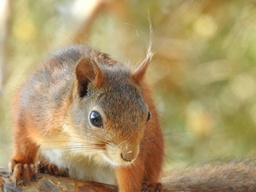
#> input picture optimized_photo.jpg, 256 x 192 px, shrunk from 4608 x 3456 before the run
$ python robust_quality_compare.py ../optimized_photo.jpg ../optimized_photo.jpg
#> lines starting #> are read from the running program, lines starting #| are printed output that depends on the picture
#> in main, im is the input picture: PIL image 256x192 RGB; mean R, G, B 171.3, 150.6, 105.2
#!/usr/bin/env python3
"""Compare two same-size RGB images for visible Robust DWT artifacts.

Only compares image quality; it does not prove message recoverability or
steganalytic security. No ML/computer vision models are required.
"""
from __future__ import annotations

import argparse
import csv
import hashlib
import json
import math
from pathlib import Path

import numpy as np
from PIL import Image, ImageOps
from scipy.ndimage import gaussian_filter


def _luma(rgb: np.ndarray) -> np.ndarray:
    """Display-oriented Rec.601 luma approximation on 8-bit RGB."""
    return rgb @ np.array([0.299, 0.587, 0.114])


def _ssim_map(a: np.ndarray, b: np.ndarray) -> np.ndarray:
    """Luminance SSIM map with an 11x11 Gaussian window (sigma=1.5)."""
    def blur(x: np.ndarray) -> np.ndarray:
        return gaussian_filter(x, sigma=1.5, truncate=3.5, mode="reflect")

    ma, mb = blur(a), blur(b)
    va = np.maximum(blur(a * a) - ma * ma, 0)
    vb = np.maximum(blur(b * b) - mb * mb, 0)
    cov = blur(a * b) - ma * mb
    c1, c2 = (0.01 * 255) ** 2, (0.03 * 255) ** 2
    return ((2 * ma * mb + c1) * (2 * cov + c2)) / (
        (ma * ma + mb * mb + c1) * (va + vb + c2)
    )


def quality_metrics(reference: Image.Image, candidate: Image.Image) -> dict:
    """Full-reference metrics; no resizing or image registration is performed."""
    if reference.size != candidate.size:
        raise ValueError(
            f"Image dimensions differ: {reference.size} vs {candidate.size}; "
            "use --resize-reference only if it matches the encoder's preprocessing"
        )

    a = np.asarray(reference.convert("RGB"), dtype=np.float64)
    b = np.asarray(candidate.convert("RGB"), dtype=np.float64)
    diff = b - a
#> diff: shape (192, 256, 3) float64; every value is 0
    abs_rgb = np.abs(diff)
    pixel_max = abs_rgb.max(axis=2)
#> pixel_max: shape (192, 256) float64; every value is 0
    changed = pixel_max > 0
#> changed: shape (192, 256) bool; every value is 0
    ya, yb = _luma(a), _luma(b)
#> in _luma, `return rgb @ np.array([0.299, 0.587, 0.114])`:
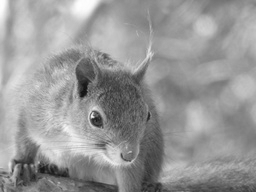
#> returned value: shape (192, 256) float64; min 15.95, max 254.4, mean 151.6
    dy = yb - ya
    mse = float(np.mean(diff * diff))
#> mse = 0
    signal_power = float(np.mean(a * a))
#> signal_power = 22523.5
    ssim = _ssim_map(ya, yb)
#> in blur (call 3), `return gaussian_filter(x, sigma=1.5, truncate=3.5, mode="reflect")`:
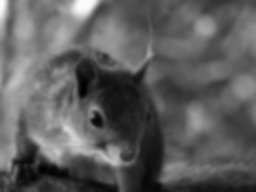
#> returned value: shape (192, 256) float64; min 985.8, max 64330, mean 24420.2; drawn with min black and max white
#> in _ssim_map, `va = np.maximum(blur(a * a) - ma * ma, 0)`:
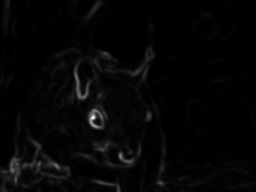
#> va: shape (192, 256) float64; min 0.283, max 4709.1, mean 112; drawn with min black and max white
#> in _ssim_map, `return ((2 * ma * mb + c1) * (2 * cov + c2)) / ( (ma * ma + mb * mb + ..`: returned value: shape (192, 256) float64; every value is 1

    # Measure the worst local luminance distortion rather than hiding it in
    # a global PSNR score. Edge tiles may be smaller than 16x16.
    worst = (-1.0, 0, 0)
    for y in range(0, reference.height, 16):
        for x in range(0, reference.width, 16):
            value = float(np.mean(np.abs(dy[y:y + 16, x:x + 16])))
            if value > worst[0]:
                worst = (value, x, y)
#> after the loop, worst = (0, 0, 0)

    # These are *new saturated output values*, not proof of clipping inside
    # the encoder; true pre-clip counts require codec instrumentation.
    new_saturation = np.any(
        ((b == 0) & (a != 0)) | ((b == 255) & (a != 255)), axis=2
    )
    n = changed.size
#> n = 49152

    return {
        "width": reference.width,
        "height": reference.height,
        "psnr_db": round(10 * math.log10(255 ** 2 / mse), 4) if mse else None,
        "snr_db": round(10 * math.log10(signal_power / mse), 4) if mse and signal_power else None,
        "ssim_y": round(float(np.mean(ssim)), 6),
        "ssim_y_p01": round(float(np.percentile(ssim, 1)), 6),
        "rgb_mae": round(float(np.mean(abs_rgb)), 4),
        "rgb_max_abs": int(pixel_max.max()),
        "pixel_change_pct": round(float(changed.sum() / n * 100), 4),
        "pixel_change_gt4_pct": round(float((pixel_max > 4).sum() / n * 100), 4),
        "pixel_change_gt8_pct": round(float((pixel_max > 8).sum() / n * 100), 4),
        "pixel_absdiff_p99": round(float(np.percentile(pixel_max, 99)), 4),
        "mean_signed_luma_change": round(float(np.mean(dy)), 4),
        "luma_brightened_pct": round(float((dy > 0.5).sum() / n * 100), 4),
        "luma_darkened_pct": round(float((dy < -0.5).sum() / n * 100), 4),
        "new_saturated_pixel_pct": round(float(new_saturation.sum() / n * 100), 4),
        "worst_tile_x": worst[1],
        "worst_tile_y": worst[2],
        "worst_tile_luma_mae": round(worst[0], 4),
    }


def main() -> None:
    parser = argparse.ArgumentParser(description=__doc__)
    parser.add_argument("reference", type=Path, help="Unmarked original image")
    parser.add_argument("candidate", type=Path, help="Marked output image")
    parser.add_argument("--label", default="", help="Case identifier for CSV")
    parser.add_argument("--csv", type=Path, help="Append measurements to CSV")
    parser.add_argument("--diff", type=Path, help="Save exaggerated RGB difference PNG (12x)")
    parser.add_argument(
        "--resize-reference", action="store_true",
        help="Resize reference to candidate size (LANCZOS); use only for known encoder downscaling",
    )
    args = parser.parse_args()

    with Image.open(args.reference) as im:
        reference = ImageOps.exif_transpose(im).convert("RGB")
    with Image.open(args.candidate) as im:
        candidate = ImageOps.exif_transpose(im).convert("RGB")
    if args.resize_reference and reference.size != candidate.size:
        reference = reference.resize(candidate.size, Image.Resampling.LANCZOS)

    result = {
        "label": args.label,
        "reference": str(args.reference),
        "candidate": str(args.candidate),
        "reference_sha256": hashlib.sha256(args.reference.read_bytes()).hexdigest(),
        "candidate_sha256": hashlib.sha256(args.candidate.read_bytes()).hexdigest(),
        **quality_metrics(reference, candidate),
    }
    print(json.dumps(result, indent=2, ensure_ascii=False, allow_nan=False))
#> (printed output is left out)

    if args.diff:
        args.diff.parent.mkdir(parents=True, exist_ok=True)
        a = np.asarray(reference, dtype=np.int16)
        b = np.asarray(candidate, dtype=np.int16)
        heat = np.clip(np.abs(b - a) * 12, 0, 255).astype(np.uint8)
        Image.fromarray(heat, "RGB").save(args.diff)
        print(f"Difference image: {args.diff}")

    if args.csv:
        args.csv.parent.mkdir(parents=True, exist_ok=True)
        exists = args.csv.exists() and args.csv.stat().st_size > 0
        with args.csv.open("a", newline="", encoding="utf-8") as handle:
            writer = csv.DictWriter(handle, fieldnames=list(result))
            if not exists:
                writer.writeheader()
            writer.writerow(result)
        print(f"CSV: {args.csv}")


if __name__ == "__main__":
    main()
